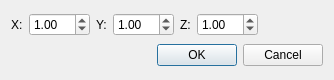
<?xml version="1.0" encoding="UTF-8"?>
<ui version="4.0">
 <class>DialogEdit</class>
 <widget class="QDialog" name="DialogEdit">
  <property name="geometry">
   <rect>
    <x>0</x>
    <y>0</y>
    <width>334</width>
    <height>80</height>
   </rect>
  </property>
  <property name="windowTitle">
   <string>Dialog</string>
  </property>
  <layout class="QVBoxLayout" name="verticalLayout">
   <item>
    <layout class="QHBoxLayout" name="horizontalLayout">
     <item>
      <widget class="QLabel" name="label">
       <property name="text">
        <string>X:</string>
       </property>
      </widget>
     </item>
     <item>
      <widget class="QDoubleSpinBox" name="doubleSpinBox_X">
       <property name="minimum">
        <double>-99.000000000000000</double>
       </property>
       <property name="value">
        <double>1.000000000000000</double>
       </property>
      </widget>
     </item>
     <item>
      <widget class="QLabel" name="label_2">
       <property name="text">
        <string>Y:</string>
       </property>
      </widget>
     </item>
     <item>
      <widget class="QDoubleSpinBox" name="doubleSpinBox_Y">
       <property name="minimum">
        <double>-99.000000000000000</double>
       </property>
       <property name="value">
        <double>1.000000000000000</double>
       </property>
      </widget>
     </item>
     <item>
      <widget class="QLabel" name="label_3">
       <property name="text">
        <string>Z:</string>
       </property>
      </widget>
     </item>
     <item>
      <widget class="QDoubleSpinBox" name="doubleSpinBox_Z">
       <property name="minimum">
        <double>-99.000000000000000</double>
       </property>
       <property name="value">
        <double>1.000000000000000</double>
       </property>
      </widget>
     </item>
     <item>
      <spacer name="horizontalSpacer">
       <property name="orientation">
        <enum>Qt::Horizontal</enum>
       </property>
       <property name="sizeHint" stdset="0">
        <size>
         <width>40</width>
         <height>20</height>
        </size>
       </property>
      </spacer>
     </item>
    </layout>
   </item>
   <item>
    <widget class="QDialogButtonBox" name="buttonBox">
     <property name="orientation">
      <enum>Qt::Horizontal</enum>
     </property>
     <property name="standardButtons">
      <set>QDialogButtonBox::Cancel|QDialogButtonBox::Ok</set>
     </property>
    </widget>
   </item>
  </layout>
 </widget>
 <resources/>
 <connections>
  <connection>
   <sender>buttonBox</sender>
   <signal>accepted()</signal>
   <receiver>DialogEdit</receiver>
   <slot>accept()</slot>
   <hints>
    <hint type="sourcelabel">
     <x>248</x>
     <y>254</y>
    </hint>
    <hint type="destinationlabel">
     <x>157</x>
     <y>274</y>
    </hint>
   </hints>
  </connection>
  <connection>
   <sender>buttonBox</sender>
   <signal>rejected()</signal>
   <receiver>DialogEdit</receiver>
   <slot>reject()</slot>
   <hints>
    <hint type="sourcelabel">
     <x>316</x>
     <y>260</y>
    </hint>
    <hint type="destinationlabel">
     <x>286</x>
     <y>274</y>
    </hint>
   </hints>
  </connection>
 </connections>
</ui>
